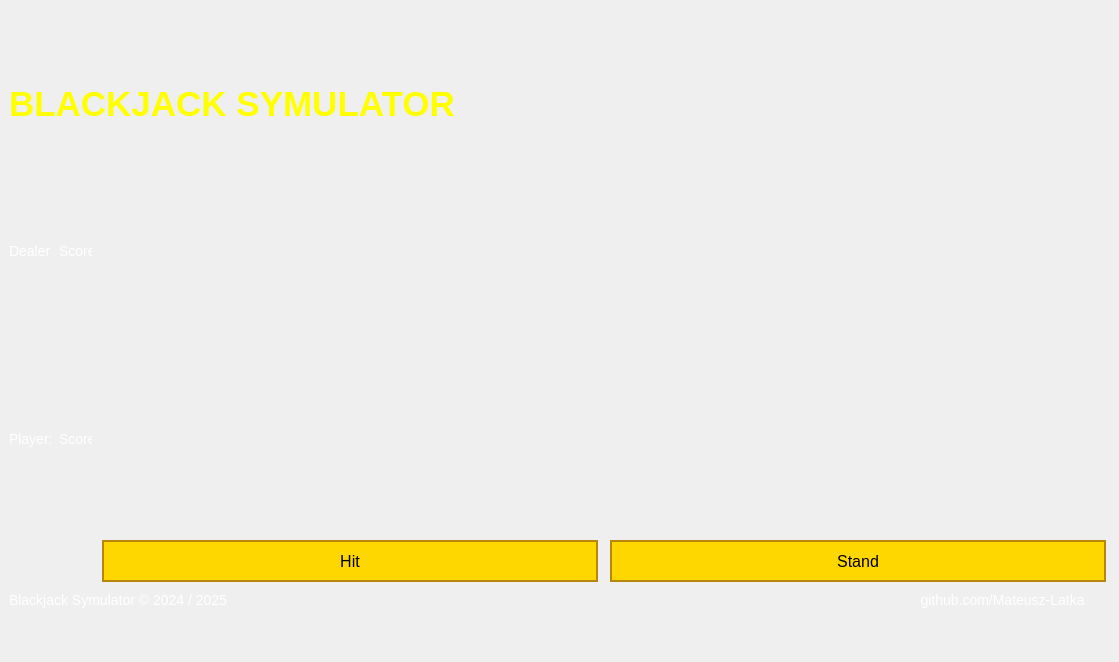
<?xml version="1.0" encoding="UTF-8"?>
<ui version="4.0">
 <class>gamewindow</class>
 <widget class="QMainWindow" name="gamewindow">
  <property name="geometry">
   <rect>
    <x>0</x>
    <y>0</y>
    <width>1119</width>
    <height>662</height>
   </rect>
  </property>
  <property name="windowTitle">
   <string>MainWindow</string>
  </property>
  <property name="styleSheet">
   <string notr="true">QMainWindow {
    background-image:url(:/image/background.png);
}
QPushButton {
    background-color: #FFD700;
    color: black;
    border: 2px solid #B8860B;
    padding: 10px 20px;
    text-align: center;
    text-decoration: none;
    display: inline-block;
    font-size: 16px;
    font-family: 'Arial';
    margin: 4px 2px;
    transition-duration: 0.4s;
    cursor: pointer;
}
QPushButton:hover {
    background-color: #B8860B;
    color: white;
}
QLabel {
    color: white;
    font-size: 14px;
}</string>
  </property>
  <widget class="QWidget" name="centralwidget">
   <layout class="QGridLayout" name="gridLayout_2">
    <item row="0" column="0">
     <layout class="QGridLayout" name="_2">
      <property name="sizeConstraint">
       <enum>QLayout::SizeConstraint::SetDefaultConstraint</enum>
      </property>
      <property name="rightMargin">
       <number>2</number>
      </property>
      <property name="horizontalSpacing">
       <number>8</number>
      </property>
      <item row="2" column="0">
       <widget class="QLabel" name="PlayerLabel">
        <property name="sizePolicy">
         <sizepolicy hsizetype="Minimum" vsizetype="Minimum">
          <horstretch>0</horstretch>
          <verstretch>0</verstretch>
         </sizepolicy>
        </property>
        <property name="minimumSize">
         <size>
          <width>42</width>
          <height>182</height>
         </size>
        </property>
        <property name="maximumSize">
         <size>
          <width>42</width>
          <height>182</height>
         </size>
        </property>
        <property name="text">
         <string>Player:</string>
        </property>
       </widget>
      </item>
      <item row="2" column="1">
       <widget class="QLabel" name="PScoreLabel">
        <property name="sizePolicy">
         <sizepolicy hsizetype="Minimum" vsizetype="Minimum">
          <horstretch>0</horstretch>
          <verstretch>0</verstretch>
         </sizepolicy>
        </property>
        <property name="minimumSize">
         <size>
          <width>33</width>
          <height>182</height>
         </size>
        </property>
        <property name="maximumSize">
         <size>
          <width>33</width>
          <height>182</height>
         </size>
        </property>
        <property name="text">
         <string>Score</string>
        </property>
       </widget>
      </item>
      <item row="1" column="1">
       <widget class="QLabel" name="DScoreLabel">
        <property name="sizePolicy">
         <sizepolicy hsizetype="Minimum" vsizetype="Preferred">
          <horstretch>0</horstretch>
          <verstretch>0</verstretch>
         </sizepolicy>
        </property>
        <property name="minimumSize">
         <size>
          <width>33</width>
          <height>182</height>
         </size>
        </property>
        <property name="maximumSize">
         <size>
          <width>33</width>
          <height>182</height>
         </size>
        </property>
        <property name="text">
         <string>Score</string>
        </property>
       </widget>
      </item>
      <item row="6" column="0" colspan="4">
       <widget class="QLabel" name="label_2">
        <property name="sizePolicy">
         <sizepolicy hsizetype="Expanding" vsizetype="Fixed">
          <horstretch>0</horstretch>
          <verstretch>0</verstretch>
         </sizepolicy>
        </property>
        <property name="text">
         <string>Blackjack Symulator © 2024 / 2025                                                                                                                                                                                   github.com/Mateusz-Latka</string>
        </property>
       </widget>
      </item>
      <item row="0" column="0" colspan="4">
       <widget class="QLabel" name="label">
        <property name="sizePolicy">
         <sizepolicy hsizetype="Minimum" vsizetype="Minimum">
          <horstretch>0</horstretch>
          <verstretch>0</verstretch>
         </sizepolicy>
        </property>
        <property name="maximumSize">
         <size>
          <width>500</width>
          <height>100</height>
         </size>
        </property>
        <property name="styleSheet">
         <string notr="true">font: 9pt &quot;Casino&quot;;
</string>
        </property>
        <property name="text">
         <string>&lt;html&gt;&lt;head/&gt;&lt;body&gt;&lt;p&gt;&lt;span style=&quot; font-size:26pt; font-weight:700; color:#ffff00;&quot;&gt;BLACKJACK SYMULATOR&lt;/span&gt;&lt;/p&gt;&lt;/body&gt;&lt;/html&gt;</string>
        </property>
       </widget>
      </item>
      <item row="4" column="2">
       <widget class="QPushButton" name="HitButton">
        <property name="sizePolicy">
         <sizepolicy hsizetype="Expanding" vsizetype="Ignored">
          <horstretch>0</horstretch>
          <verstretch>0</verstretch>
         </sizepolicy>
        </property>
        <property name="maximumSize">
         <size>
          <width>700</width>
          <height>50</height>
         </size>
        </property>
        <property name="cursor">
         <cursorShape>PointingHandCursor</cursorShape>
        </property>
        <property name="text">
         <string>Hit</string>
        </property>
       </widget>
      </item>
      <item row="1" column="0">
       <widget class="QLabel" name="DealerLabel">
        <property name="sizePolicy">
         <sizepolicy hsizetype="Minimum" vsizetype="Preferred">
          <horstretch>0</horstretch>
          <verstretch>0</verstretch>
         </sizepolicy>
        </property>
        <property name="minimumSize">
         <size>
          <width>42</width>
          <height>182</height>
         </size>
        </property>
        <property name="maximumSize">
         <size>
          <width>42</width>
          <height>182</height>
         </size>
        </property>
        <property name="text">
         <string>Dealer:</string>
        </property>
       </widget>
      </item>
      <item row="4" column="3">
       <widget class="QPushButton" name="StandButton">
        <property name="sizePolicy">
         <sizepolicy hsizetype="Expanding" vsizetype="Expanding">
          <horstretch>0</horstretch>
          <verstretch>0</verstretch>
         </sizepolicy>
        </property>
        <property name="maximumSize">
         <size>
          <width>700</width>
          <height>50</height>
         </size>
        </property>
        <property name="cursor">
         <cursorShape>PointingHandCursor</cursorShape>
        </property>
        <property name="layoutDirection">
         <enum>Qt::LayoutDirection::RightToLeft</enum>
        </property>
        <property name="text">
         <string>Stand</string>
        </property>
       </widget>
      </item>
      <item row="1" column="2" colspan="2">
       <layout class="QHBoxLayout" name="DealerLayout">
        <property name="spacing">
         <number>10</number>
        </property>
        <property name="sizeConstraint">
         <enum>QLayout::SizeConstraint::SetMaximumSize</enum>
        </property>
       </layout>
      </item>
      <item row="2" column="2" colspan="2">
       <layout class="QHBoxLayout" name="PlayerLayout">
        <property name="spacing">
         <number>10</number>
        </property>
        <property name="sizeConstraint">
         <enum>QLayout::SizeConstraint::SetMaximumSize</enum>
        </property>
        <property name="bottomMargin">
         <number>0</number>
        </property>
       </layout>
      </item>
     </layout>
    </item>
   </layout>
  </widget>
 </widget>
 <resources/>
 <connections/>
</ui>
